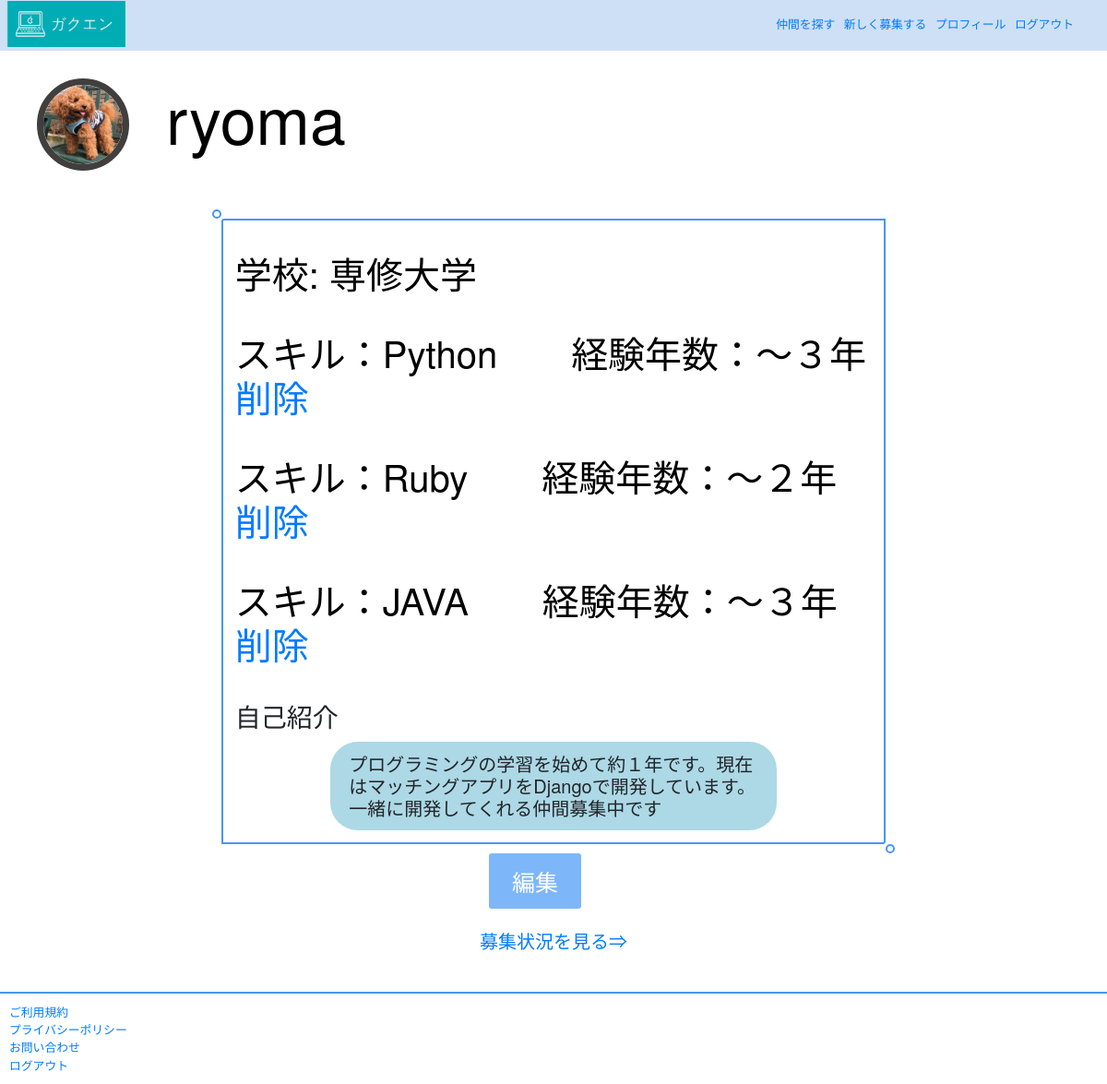
/match/profile (signed in), run on the app's committed database.
### match/models.py (models this page shows, shortened)
class Profile(models.Model):
    id = models.OneToOneField(User,primary_key=True,on_delete=models.CASCADE,blank=True)
    name = models.CharField(max_length=25,null=True)
    school = models.CharField(max_length=25)
    image = models.ImageField(upload_to='documents/')
    self_introduction = models.TextField()

class Skill(models.Model):
    skill = models.CharField(max_length=25,null=True)
    experience = models.CharField(choices=PERIOD,max_length=25,null=True)
    pro_id = models.ForeignKey(Profile,blank=True,null=True,on_delete=models.CASCADE)

### match/views.py (the view)
# urls.py: path('profile',views.profile,name='profile'),
@login_required(login_url='/accounts/login/')
def profile(request):
    try:
        id = request.user.id
        profile = Profile.objects.get(pk=id)
        pro = Profile.objects.values('pk').get(pk=id)
        pro_id = pro["pk"]
        skill = Skill.objects.filter(pro_id=pro_id)
    except Profile.DoesNotExist:
        params = {
            "message":"プロフィール",
        }
        return render(request,'match/profile_error.html',params)
    else:
        params = {
            'profile': profile,
            'skill': skill,
        }
        return render(request,'match/profile.html',params)

### match/templates/match/profile.html (shortened to what this page needs)
{% extends "match/base.html" %}
{% load static %}
{% load bootstrap4 %}
{% block content %}
<link rel="stylesheet" type="text/css" href="{% static 'css/profile.css' %}">
<link rel="stylesheet" href="https://use.fontawesome.com/releases/v5.5.0/css/all.css">
<div class="img-name">
<img class="profile-img" src="{{ MEDIA_URL }}{{profile.image}}" width=200 >
<h5 class="username">{{profile.name}}</h5>
</div>
<div class="introduction">
<h3 class="school">学校:  {{profile.school}}</h3>
{% for item in skill %}
<h3 class="skill">スキル：{{item.skill}}　　経験年数：{{item.experience}} <a href="{% url 'skill_delete' item.id %}">削除</a></h3>
{% endfor %}
<h3 class="intro-title">自己紹介</h3>
<h5 class="self_introduction">{{profile.self_introduction}}</h5>
</div>
<div class="profile-edit"><a class="btn-square-shadow" href="{% url 'profile_edit' %}">編集</a></div>
<div class="recruit"><a href="{% url 'recruit' %}">募集状況を見る⇒</a></div>
{% endblock %}

### match/static/css/base.css (style rules this page uses)
* { margin:0; padding:0; }
body { background-color: white; font-size: 80%; font-family: "Helvetica Neue", Arial, "Hiragino Kaku Gothic ProN", "Hiragino Sans", Meiryo, sans-serif; }

### match/static/css/profile.css (style rules this page uses)
.introduction { margin:2em 0; position: relative; padding: 0.25em 1em; border: solid 2px #4597F5; border-radius: 3px 0 3px 0; width:60%; margin: 10px auto; }
.introduction:before,.introduction:after { content: ''; position: absolute; width:10px; height: 10px; border: solid 2px #4597F5; border-radius: 50%; }
.introduction:after { top:-12px; left:-12px; }
.introduction:before { bottom:-12px; right:-12px; }
h5.username { color: black; font-size: 70px; padding: 0px 0px 40px 40px; }
img.profile-img { border-radius: 50%; width: 100px; height: 100px; border: 7px solid rgb(65, 62, 62); }
img.profile-img,h5.username { float: left; padding: 30px,30px,10px,30px; }
.img-name { overflow: hidden; padding: 30px 0px 10px 40px; }
.school { font-size: 40px; color: black; padding: 30px 0px 30px 0px; }
.skill { font-size: 40px; color: black; padding: 0px 0px 30px 0px; }
h5.self_introduction { position: relative; margin: 2em 0 2em 40px; padding: 12px 20px; background: lightblue; border-radius: 30px; margin: 10px auto; width:70%; }
.profile-edit { margin: 10px auto; width: 140px; }
.btn-square-shadow { display: inline-block; height: 60px; padding: 0.5em 1em; text-decoration: none; background: #7db7fa; color: #FFF; border-radius: 3px; font-size: 25px; }
.recruit { height: 40px; width: 200px; margin:auto; padding: 0.5em 1em; font-size: 20px; }

### data on the page
Profile: image (picture), name "ryoma", school "専修大学", self_introduction "プログラミングの学習を始めて約１年です。現在はマッチングアプリをDjangoで開発しています。一緒に開発してくれる仲間募集中です"
Skill: skill "Python", experience "～３年"
Skill: skill "Ruby", experience "～２年"
Skill: skill "JAVA", experience "～３年"
